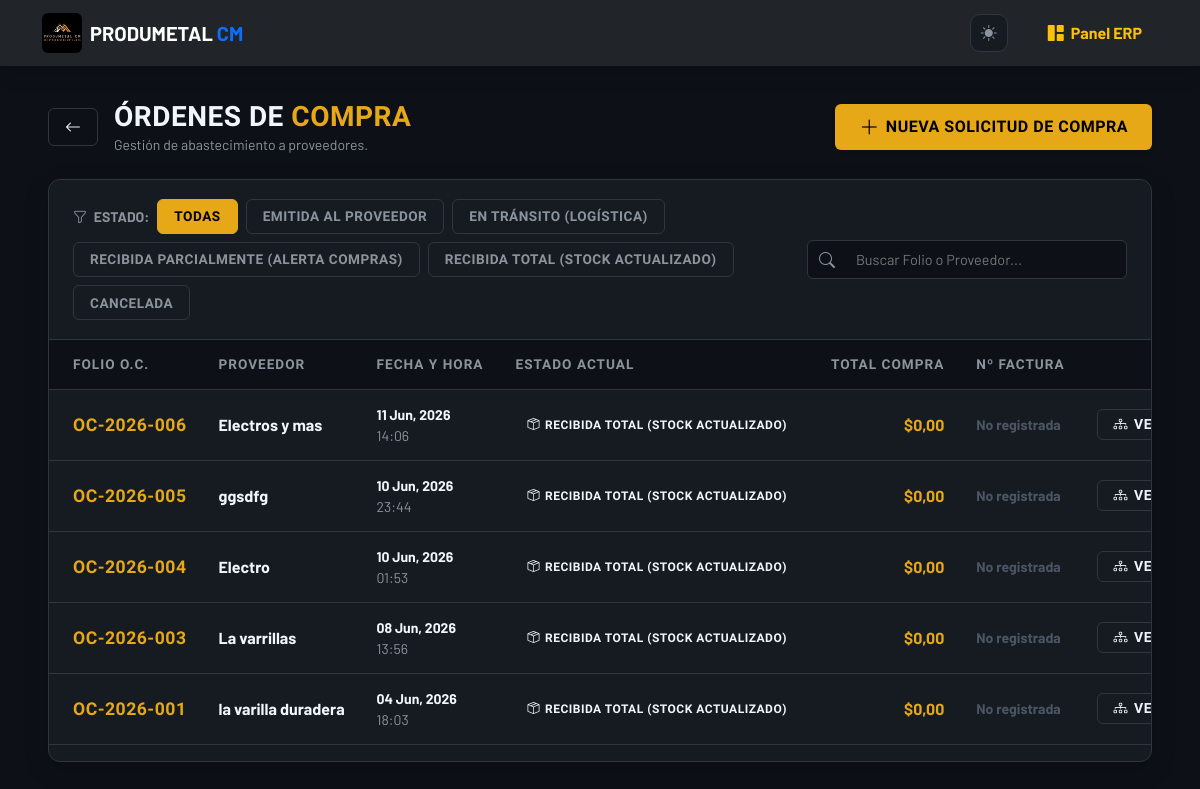
The app's page /erp/ordenes-compra/ (signed in) with its own data.
### web/models.py (models this page shows, shortened)
class OrdenCompra(models.Model):
    ESTADOS = [
        ('BORRADOR', 'Borrador (Cotizando)'),
        ('EMITIDA', 'Emitida al Proveedor'),
        ('EN_TRANSITO', 'En tránsito (Logística)'),
        ('RECIBIDA_PARCIAL', 'Recibida Parcialmente (Alerta Compras)'),
        ('RECIBIDA', 'Recibida Total (Stock Actualizado)'),
        ('CANCELADA', 'Cancelada'),
    ]
    folio = models.CharField(max_length=20, unique=True, blank=True, editable=False)
    proveedor = models.CharField(max_length=200, help_text="Nombre de la ferretería o distribuidor")
    fecha_creacion = models.DateTimeField(auto_now_add=True)
    creado_por = models.ForeignKey(User, on_delete=models.PROTECT, related_name='ordenes_compra')
    estado = models.CharField(max_length=25, choices=ESTADOS, default='BORRADOR')
    numero_factura = models.CharField(max_length=100, blank=True, null=True, verbose_name="N° de Factura")
    observaciones = models.TextField(blank=True, null=True, verbose_name="Observaciones")
    documento_respaldo = models.FileField(
        upload_to='compras_facturas/%Y/%m/%d/', blank=True, null=True,
        validators=[FileExtensionValidator(allowed_extensions=['pdf', 'jpg', 'png'])],
        help_text="Factura o Certificado provisto por el proveedor"
    )
    history = HistoricalRecords()
    class Meta:
        verbose_name_plural = "Órdenes de Compra"
    @property
    def total_general(self):
        return sum((d.subtotal for d in self.detalles.all()), Decimal('0.00'))

class DetalleOrdenCompra(models.Model):
    orden = models.ForeignKey(OrdenCompra, related_name='detalles', on_delete=models.CASCADE)
    material = models.ForeignKey(Material, on_delete=models.PROTECT)
    cantidad_pedida = models.DecimalField(max_digits=10, decimal_places=2)
    cantidad_recibida = models.DecimalField(max_digits=10, decimal_places=2, default=0.00)
    bodega_destino = models.ForeignKey(Bodega, on_delete=models.SET_NULL, null=True, blank=True)
    cotizacion_item_origen = models.ForeignKey(
        CotizacionItem, on_delete=models.SET_NULL, null=True, blank=True,
        related_name='detalles_orden',
        help_text="Línea de cotización de la que nació esta línea de Orden de Compra (trazabilidad)."
    )
    @property
    def precio_unitario(self):
        if self.cotizacion_item_origen and self.cotizacion_item_origen.precio_unitario:
            return self.cotizacion_item_origen.precio_unitario
        return Decimal('0.00')
    @property
    def subtotal(self):
        return self.cantidad_pedida * self.precio_unitario

### web/views.py (the view)
# urls.py: path('erp/ordenes-compra/', views.listar_ordenes_compra, name='listar_ordenes_compra'),
@login_required(login_url='login')
@user_passes_test(lambda u: es_bodeguero(u) or es_admin(u) or es_comprador(u), login_url='dashboard_erp')
def listar_ordenes_compra(request):
    es_administrador = es_admin(request.user)
    if es_administrador:
        ordenes = OrdenCompra.objects.all().order_by('-fecha_creacion')
        estados_permitidos = OrdenCompra.ESTADOS
    else:
        ordenes = OrdenCompra.objects.exclude(estado='BORRADOR').order_by('-fecha_creacion')
        estados_permitidos = [est for est in OrdenCompra.ESTADOS if est[0] != 'BORRADOR']
    estado = request.GET.get('estado')
    if estado:
        ordenes = ordenes.filter(estado=estado)
    rol_actual = 'Administrador' if es_administrador else ('Compras' if es_comprador(request.user) else 'Bodeguero')
    paginator = Paginator(ordenes, 15)
    page_obj = paginator.get_page(request.GET.get('page'))
    return render(request, 'web/erp/listar_oc.html', {
        'ordenes': page_obj,
        'page_obj': page_obj,
        'estados': estados_permitidos,
        'estado_filtro': estado,
        'rol': rol_actual,
    })

### web/templatetags/pm_tags.py (called while the page is built, shortened)
@register.inclusion_tag('web/erp/partials/_pagination.html', takes_context=True)
def pm_pagination(context, page_obj, window=2, param_name='page'):
    request = context.get('request')
    base_qs = ''
    if request is not None:
        params = request.GET.copy()
        params.pop(param_name, None)
        base_qs = params.urlencode()
    num_pages = page_obj.paginator.num_pages
    current = page_obj.number
    if num_pages <= 7:
        pages = list(range(1, num_pages + 1))
    return {
        'page_obj': page_obj,
        'pages': pages,
        'base_qs': base_qs,
        'param_name': param_name,
    }

### web/views.py (called while the page is built)
def es_admin(user):
    return user.is_superuser

def es_bodeguero(user):
    return user.groups.filter(name='Bodeguero').exists() or user.is_superuser

def es_comprador(user):
    return user.groups.filter(name='Compras').exists() or user.is_superuser

### web/templates/web/erp/listar_oc.html (shortened to what this page needs)
{% extends 'web/base.html' %}
{% load static %}
{% load pm_tags %}
{% block content %}
<div class="container-fluid px-3 px-xl-5 erp-container mb-5">
    <div class="d-flex flex-column flex-md-row justify-content-between align-items-md-center gap-3 mb-4">
        <div class="d-flex align-items-center gap-3">
            <a href="{% url 'dashboard_erp' %}" class="btn btn-outline-secondary text-white border-secondary px-3 transition-2s hover-amber">
                <i class="bi bi-arrow-left"></i>
            </a>
            <div>
                <h3 class="title-erp mb-0">Órdenes de <span>Compra</span></h3>
                <p class="mb-0 text-muted small">Gestión de abastecimiento a proveedores.</p>
            </div>
        </div>
        <a href="{% url 'iniciar_solicitud_abastecimiento' %}" class="btn-amber btn-minimal shadow-sm px-4 py-2">
            <i class="bi bi-plus-lg fs-5"></i> <span class="d-none d-sm-inline">Nueva Solicitud de Compra</span>
        </a>
    </div>
    <div class="card card-minimal overflow-hidden">
        <div class="filtros-bar">
            <div class="d-flex flex-column flex-lg-row justify-content-between align-items-start align-items-lg-center gap-3 w-100">
                <div class="d-flex flex-wrap align-items-center gap-2">
                    <span class="text-muted small text-uppercase fw-bold d-none d-md-inline"><i class="bi bi-funnel me-1"></i> Estado:</span>
                    <a href="?" class="filtro-chip {% if not estado_filtro %}active{% endif %}">Todas</a>
                    {% for clave, valor in estados %}
                        <a href="?estado={{ clave }}" class="filtro-chip {% if estado_filtro == clave %}active{% endif %}">
                            {{ valor }}
                        </a>
                    {% endfor %}
                </div>
                <div class="position-relative w-100" style="max-width: 320px;">
                    <i class="bi bi-search position-absolute" style="left: 12px; top: 50%; transform: translateY(-50%); color: var(--pm-text-muted);"></i>
                    <input type="text" class="form-control-pm w-100 ps-5" id="searchInput" placeholder="Buscar Folio o Proveedor..." />
                </div>
            </div>
        </div>
        <div class="table-responsive">
            <table class="table table-modern mb-0" id="ocTable">
                <thead>
                    <tr>
                        <th class="ps-4">Folio O.C.</th>
                        <th>Proveedor</th>
                        <th>Fecha y Hora</th>
                        <th>Estado Actual</th>
                        <th class="text-end">Total Compra</th>
                        <th>Nº Factura</th>
                        <th class="text-end pe-4">Acciones Operativas</th>
                    </tr>
                </thead>
                <tbody>
                    {% for oc in ordenes %}
                    <tr class="oc-row" data-busqueda="{{ oc.folio|lower }} {{ oc.proveedor|lower }} {{ oc.numero_factura|lower }}">
                        <td class="ps-4">
                            <div class="fw-bold" style="color: var(--pm-amber); font-size: 1.1rem; font-family: var(--font-display); letter-spacing: 0.5px;">{{ oc.folio }}</div>
                        </td>
                        <td>
                            <div class="fw-bold" style="color: var(--pm-text);">{{ oc.proveedor }}</div>
                        </td>
                        <td class="text-muted small">
                            <div class="fw-bold text-white">{{ oc.fecha_creacion|date:"d M, Y" }}</div>
                            {{ oc.fecha_creacion|time:"H:i" }}
                        </td>
                        <td>
                            <span class="badge-soft
                                {% if oc.estado == 'BORRADOR' %}badge-soft-borrador
                                {% elif oc.estado == 'EMITIDA' %}badge-soft-emitida
                                {% elif oc.estado == 'RECIBIDA' %}badge-soft-success
                                {% else %}badge-soft-danger{% endif %}">
                                {% if oc.estado == 'BORRADOR' %}<i class="bi bi-pencil-square"></i>
                                {% elif oc.estado == 'EMITIDA' %}<i class="bi bi-send-check"></i>
                                {% elif oc.estado == 'RECIBIDA' %}<i class="bi bi-box-seam"></i>
                                {% else %}<i class="bi bi-x-circle"></i>{% endif %}
                                {{ oc.get_estado_display }}
                            </span>
                        </td>
                        <td class="text-end fw-bold" style="color: var(--pm-amber);">
                            ${{ oc.total_general|floatformat:"2" }}
                        </td>
                        <td class="text-muted small fw-bold">
                            {{ oc.numero_factura|default:"<span style='color: #4b5563;'>No registrada</span>"|safe }}
                        </td>
                        <td class="text-end pe-4">
                            <div class="d-flex justify-content-end gap-2">
                                <a href="{% url 'detalle_oc' oc.id %}" class="btn btn-sm btn-outline-light btn-minimal px-3 py-1 border-secondary" title="Ver Trazabilidad Completa">
                                    <i class="bi bi-diagram-3"></i> <span class="d-none d-xl-inline">Ver Detalle</span>
                                </a>
                            </div>
                        </td>
                    </tr>
                    {% endfor %}
                </tbody>
            </table>
        </div>
        <div class="px-3 pb-3">
        </div>
    </div>
</div>
{% endblock %}s

### web/static/web/css/estilos.css (style rules this page uses)
body { padding-top: 70px; font-family: 'Segoe UI', Tahoma, Geneva, Verdana, sans-serif; }

### web/static/web/css/erp-theme.css (style rules this page uses)
:root { --pm-bg: #0d1117; --pm-surface: #161b22; --pm-surface-2: #1c2128; --pm-surface-hover: #1f242c; --pm-border: #30363d; --pm-text: #f0f6fc; --pm-text-muted: #8b949e; --pm-amber: #e6a817; --pm-amber-soft: rgba(230, 168, 23, 0.12); --pm-blue: #58a6ff; --pm-blue-soft: rgba(88, 166, 255, 0.12); --pm-green: #3fb950; --pm-green-soft: rgba(63, 185, 80, 0.12); --pm-red: #f85149; --pm-red-soft: rgba(248, 81, 73, 0.12); --pm-purple: #bc8cff; --pm-purple-soft: rgba(188, 140, 255, 0.12); --pm-shadow: 0 8px 24px rgba(0, 0, 0, 0.35); --pm-overlay: rgba(0, 0, 0, 0.6); color-scheme: dark; }
:root { --dark-bg: var(--pm-bg); --bg-black: var(--pm-bg); --bg-deep: var(--pm-bg); --bg-master: var(--pm-bg); --background-color: var(--pm-bg); --surface-dark: var(--pm-bg); --pm-black: var(--pm-bg); --dark-surface: var(--pm-surface); --bg-card: var(--pm-surface); --bg-header: var(--pm-surface); --surface-color: var(--pm-surface); --pm-surface-card: var(--pm-surface-2); --panel-glass: var(--pm-surface); --dark-hover: var(--pm-surface-hover); --surface-hover: var(--pm-surface-hover); --panel-hover: var(--pm-surface-hover); --dark-border: var(--pm-border); --border-color: var(--pm-border); --border-fine: var(--pm-border); --border-light: var(--pm-border); --panel-border: var(--pm-border); --text-white: var(--pm-text); --text-main: var(--pm-text); --text-primary: var(--pm-text); --text-pure: var(--pm-text); --pm-text-pure: var(--pm-text); --text-bright: var(--pm-text); --text-light: var(--pm-text-muted); --text-muted: var(--pm-text-muted); --text-secondary: var(--pm-text-muted); --gray-muted: var(--pm-text-muted); --pm-text-light: var(--pm-text-muted); --pm-text-silver: var(--pm-text-muted); --accent-amber: var(--pm-amber); --neo-amber: var(--pm-amber); --pm-neon-amber: var(--pm-amber); --pm-orange: var(--pm-amber); --yellow-warning: var(--pm-amber); --blue-primary: var(--pm-blue); --blue-hover: var(--pm-blue); --accent-blue: var(--pm-blue); --accent-blue-hover: var(--pm-blue); --neo-blue: var(--pm-blue); --neo-blue-hover: var(--pm-blue); --neo-cyan: var(--pm-blue); --pm-neon-blue: var(--pm-blue); --pm-info: var(--pm-blue); --pm-primary: var(--pm-blue); --green-success: var(--pm-green); --accent-green: var(--pm-green); --neo-green: var(--pm-green); --pm-neon-green: var(--pm-green); --pm-success: var(--pm-green); --red-danger: var(--pm-red); --accent-red: var(--pm-red); --accent-danger: var(--pm-red); --neo-red: var(--pm-red); --pm-neon-red: var(--pm-red); --pm-danger: var(--pm-red); --pm-danger-light: var(--pm-red-soft); --accent-purple: var(--pm-purple); --font-body: 'Barlow', sans-serif; --font-display: 'Barlow Condensed', sans-serif; --font-title: 'Barlow Condensed', sans-serif; --font-ui: 'Inter', sans-serif; }
.erp-body .text-white { color: var(--pm-text) !important; }
.erp-body .btn-outline-light { color: var(--pm-text) !important; border-color: var(--pm-border) !important; }
.erp-body .border-secondary { border-color: var(--pm-border) !important; }

### records on screen
OrdenCompra: folio "OC-2026-006", proveedor "Electros y mas", fecha_creacion "11 Jun, 2026", fecha_creacion "14:06", estado "RECIBIDA TOTAL (STOCK ACTUALIZADO)", total_general "0,00", numero_factura "No registrada"
OrdenCompra: folio "OC-2026-005", proveedor "ggsdfg", fecha_creacion "10 Jun, 2026", fecha_creacion "23:44", estado "RECIBIDA TOTAL (STOCK ACTUALIZADO)", total_general "0,00", numero_factura "No registrada"
OrdenCompra: folio "OC-2026-004", proveedor "Electro", fecha_creacion "10 Jun, 2026", fecha_creacion "01:53", estado "RECIBIDA TOTAL (STOCK ACTUALIZADO)", total_general "0,00", numero_factura "No registrada"
OrdenCompra: folio "OC-2026-003", proveedor "La varrillas", fecha_creacion "08 Jun, 2026", fecha_creacion "13:56", estado "RECIBIDA TOTAL (STOCK ACTUALIZADO)", total_general "0,00", numero_factura "No registrada"
OrdenCompra: folio "OC-2026-001", proveedor "la varilla duradera", fecha_creacion "04 Jun, 2026", fecha_creacion "18:03", estado "RECIBIDA TOTAL (STOCK ACTUALIZADO)", total_general "0,00", numero_factura "No registrada"

### other values on screen
{{ valor }} "EMITIDA AL PROVEEDOR" "EN TRÁNSITO (LOGÍSTICA)" "RECIBIDA PARCIALMENTE (ALERTA COMPRAS)" "RECIBIDA TOTAL (STOCK ACTUALIZADO)" "CANCELADA"
